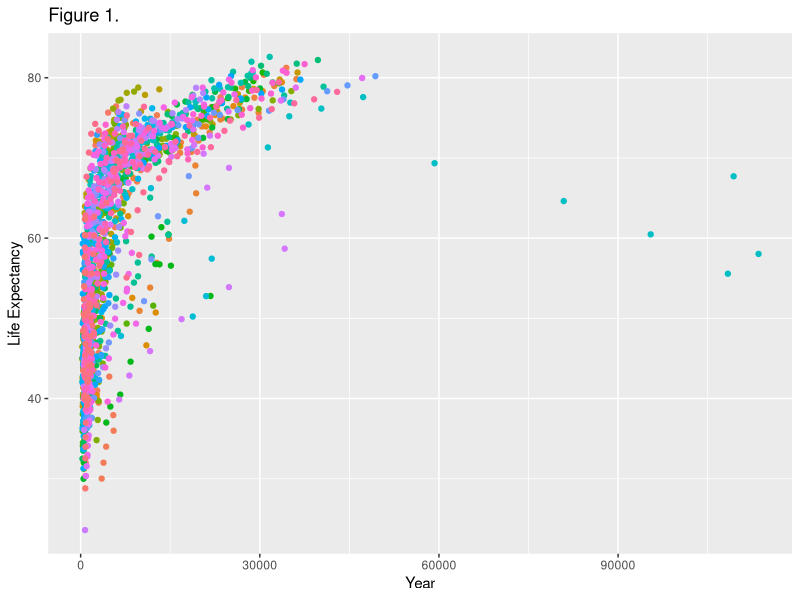

Here is the R script that generated this plot:
## ---- chunk 1
library(ggplot2)
## ---- chunk 2
gapminder <- read.table("../R_intro/gapminder.txt", header = TRUE)
## ---- chunk 3
ggplot(data = gapminder, aes(x= gdpPercap,y=lifeExp, color= country)) + geom_point()  + theme(legend.position = "none") + labs(x="Year",
                                                                                                                                      y="Life Expectancy",
                                                                                                                                       title="Figure 1.")
